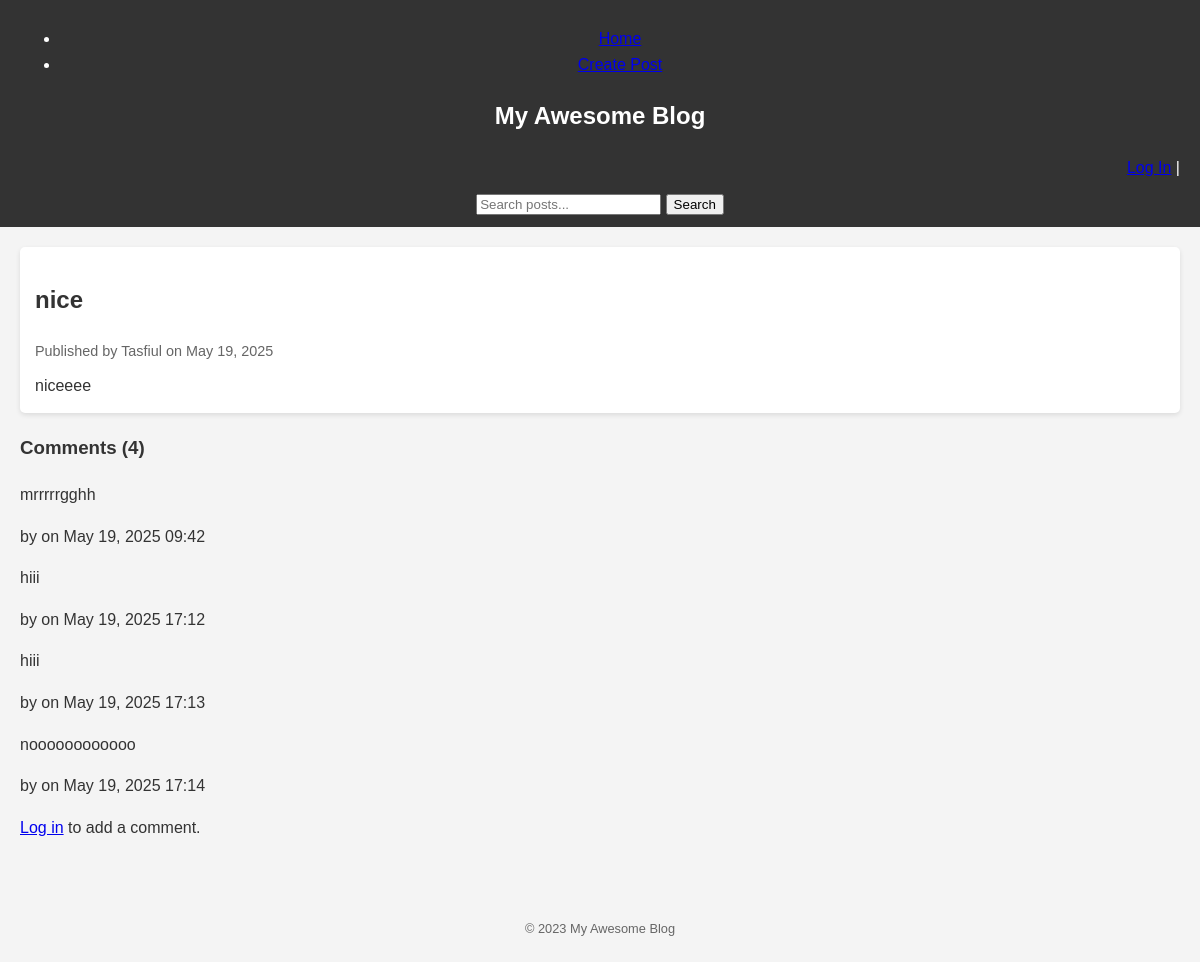
Page /posts/2/ on the committed database.
### blog/models.py (models this page shows, shortened)
class Post(models.Model):
    title = models.CharField(max_length=200, unique=True)
    content = HTMLField()
    pub_date = models.DateTimeField(auto_now_add=True)
    author = models.ForeignKey(User, on_delete=models.CASCADE, related_name='blog_posts')
    image = models.ImageField(upload_to='post_images/', blank=True, null=True)
    def publish(self):
        self.pub_date = timezone.now()
        self.save()
    class Meta:
        ordering = ['pub_date']
        permissions = [
            ("can_publish", "Can publish posts"),
            ("can_unpublish", "Can unpublish posts"),
        ]

class Comment(models.Model):
    post = models.ForeignKey(Post, on_delete=models.CASCADE, related_name='comments')
    author = models.CharField(max_length=100)
    content = models.TextField()
    created_date = models.DateTimeField(auto_now_add=True)
    class Meta:
        ordering = ['created_date']

### blog/views.py (the view)
# urls.py: path('posts/<int:pk>/', views.PostDetailView.as_view(), name='post_detail'),
class PostDetailView(DetailView):
    model = Post
    template_name = 'blog/post_detail.html'
    context_object_name = 'post'

### blog/templates/blog/post_detail.html (shortened to what this page needs)
{% extends 'blog/base.html' %}
{% block content %}
    <article class="post">
        <h2>{{ post.title }}</h2>
        <p class="post-meta">Published by {{ post.author.username }} on {{ post.pub_date|date:"F d, Y" }}</p>
        <div>
            {{ post.content|safe }}
        </div>
    </article>
    <section class="comments">
        <h3>Comments ({{ post.comments.count }})</h3>
        {% if post.comments.all %}
            {% for comment in post.comments.all %}
                <div class="comment">
                    <p>{{ comment.content|safe }}</p>
                    <p class="comment-meta">by {{ comment.author.username }} on {{ comment.created_date|date:"F d, Y H:i" }}</p>
                </div>
            {% endfor %}
        {% else %}
            <p>No comments yet.</p>
        {% endif %}
                {% if user.is_authenticated %}
                    <h4>Add a new comment</h4>
                    <form action="{% url 'blog:comment_create' post.pk %}" method="post">
                        {% csrf_token %}
                        {{ comment_form.as_p }}
                        <button type="submit">Post Comment</button>
                    </form>
                {% else %}
                    <p><a href="{% url 'login' %}">Log in</a> to add a comment.</p>
                {% endif %}
    </section>
{% endblock %}

### static/blog/style.css (style rules this page uses)
body { font-family: sans-serif; line-height: 1.6; margin: 0; padding: 0; background-color: #f4f4f4; color: #333; }
.post { background: #fff; padding: 15px; margin-bottom: 20px; border-radius: 5px; box-shadow: 0 2px 5px rgba(0,0,0,0.1); }
.post-meta { font-size: 0.9em; color: #666; margin-bottom: 10px; }

### rows in the picture
Post: title "nice", author.username "Tasfiul", pub_date "May 19, 2025", content "niceeee", comments.count "4"
Comment: content "mrrrrrgghh", created_date "May 19, 2025 09:42"
Comment: content "hiii", created_date "May 19, 2025 17:12"
Comment: content "hiii", created_date "May 19, 2025 17:13"
Comment: content "noooooooooooo", created_date "May 19, 2025 17:14"
